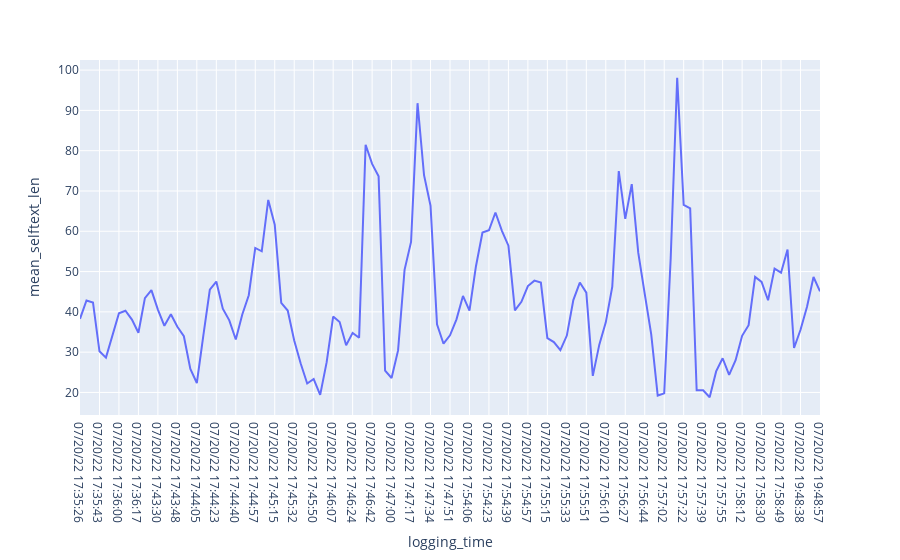

Write notebook code for a chart like this one.
### Code cell
px.line(data_frame = data, x="logging_time", y="mean_selftext_len")
